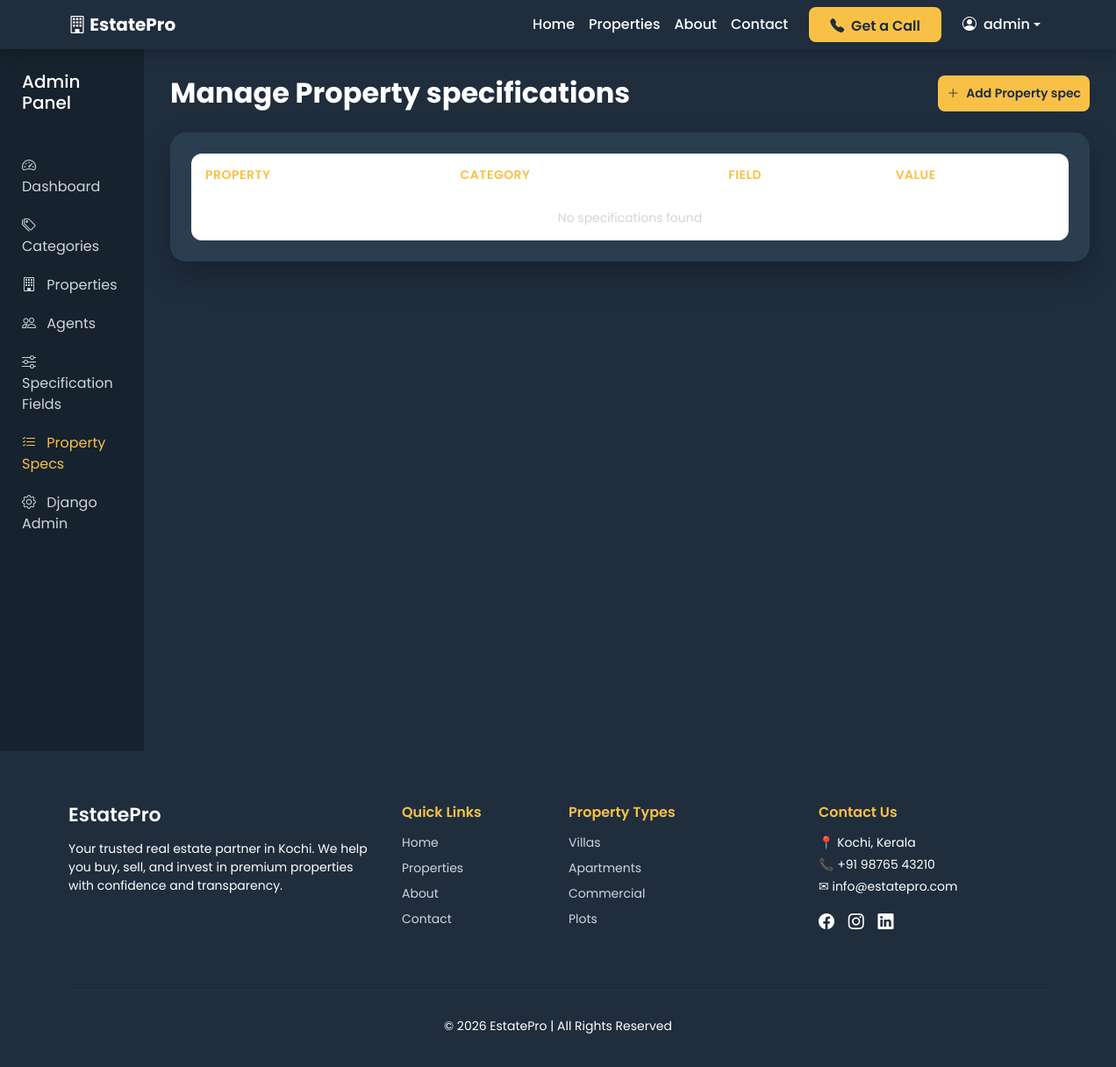
Before: /accounts/admin-dashboard/property-specs/ (signed in) with the older database file.
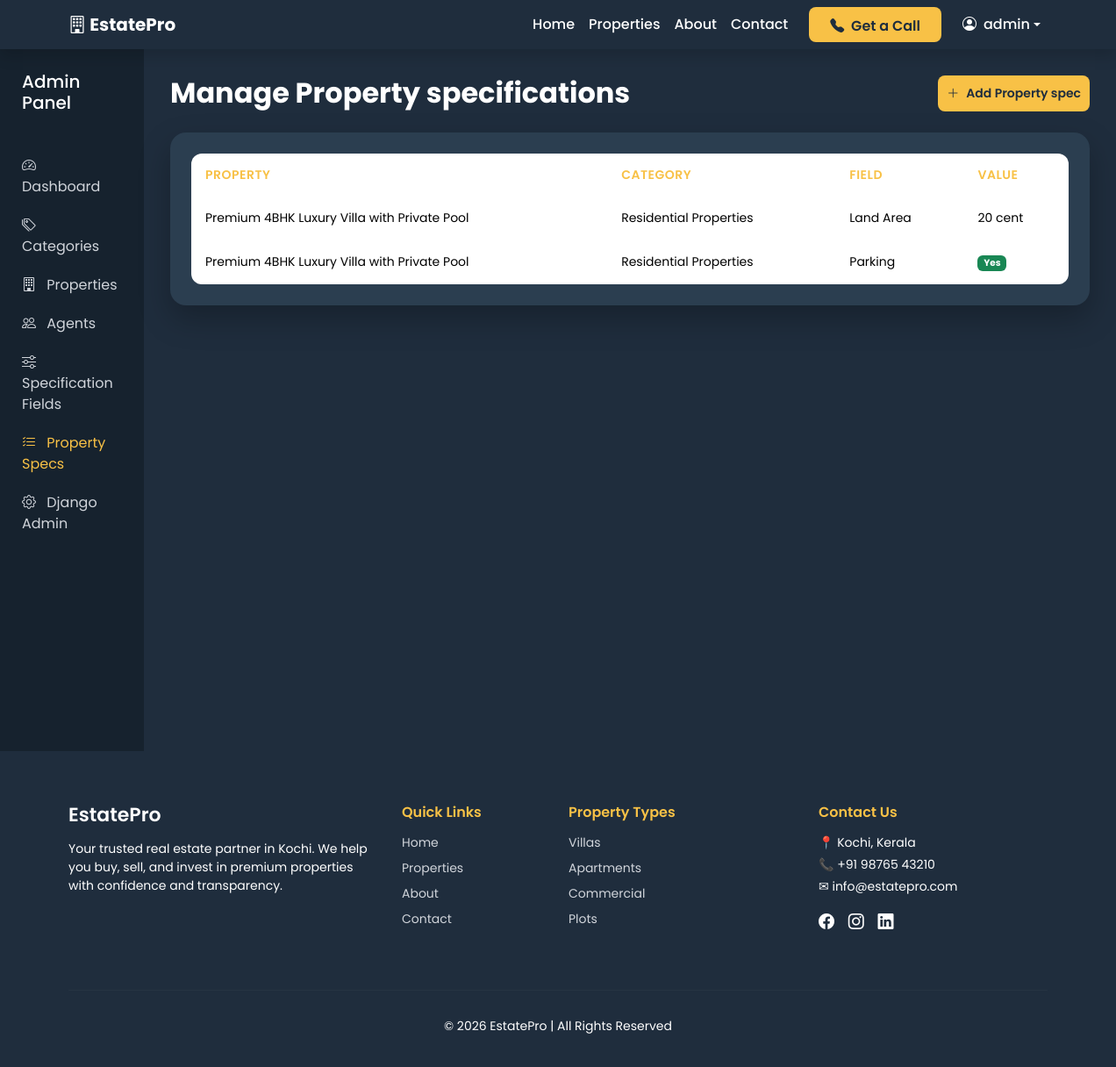
After: the same page with the newer database file.
### properties/models.py (models this page shows, shortened)
class PropertySpecification(models.Model):
    property = models.ForeignKey(Property, on_delete=models.CASCADE, related_name='specifications')
    field = models.ForeignKey(SpecificationField, on_delete=models.CASCADE)
    value_text = models.CharField(max_length=255, blank=True, null=True)
    value_number = models.DecimalField(max_digits=12, decimal_places=2, blank=True, null=True)
    value_boolean = models.BooleanField(blank=True, null=True)

class Property(models.Model):
    PROPERTY_TYPE = [
        ('Apartment', 'Apartment'),
        ('Villa', 'Villa'),
        ('Commercial', 'Commercial'),
        ('Plot', 'Plot'),
    ]
    LISTING_TYPE = [
        ('Sale', 'Sale'),
        ('Rent', 'Rent'),
    ]
    title = models.CharField(max_length=200)
    slug = models.SlugField(unique=True)
    description = models.TextField()
    price = models.DecimalField(max_digits=12, decimal_places=2)
    location = models.CharField(max_length=200)
    category = models.ForeignKey(Category, on_delete=models.CASCADE, related_name='properties')
    agent = models.ForeignKey(
        User,
        on_delete=models.CASCADE,
        related_name='properties',
        null=True,
        blank=True
    )
    listing_type = models.CharField(max_length=20, choices=LISTING_TYPE)
    bedrooms = models.IntegerField(default=0)
    bathrooms = models.IntegerField(default=0)
    area = models.IntegerField(help_text="Area in sqft")
    latitude = models.DecimalField(max_digits=9, decimal_places=6, blank=True, null=True)
    longitude = models.DecimalField(max_digits=9, decimal_places=6, blank=True, null=True)
    featured_image = models.ImageField(upload_to='properties/')
    is_featured = models.BooleanField(default=False)
    is_available = models.BooleanField(default=True)
    created_at = models.DateTimeField(auto_now_add=True)

class SpecificationField(models.Model):
    FIELD_TYPES = [
        ('text', 'Text'),
        ('number', 'Number'),
        ('boolean', 'Boolean'),
    ]
    category = models.ForeignKey(Category, on_delete=models.CASCADE, related_name='spec_fields')
    name = models.CharField(max_length=100)
    field_type = models.CharField(max_length=20, choices=FIELD_TYPES)

class Category(models.Model):
    name = models.CharField(max_length=100)
    slug = models.SlugField(unique=True, blank=True)
    image = models.ImageField(upload_to='category_images/', blank=True, null=True)

### accounts/views.py (the view)
# urls.py: path('admin-dashboard/property-specs/', views.admin_property_specs, name='admin_property_specs'),
@login_required
def admin_property_specs(request):
    if not request.user.is_superuser:
        return redirect('home')
    specs = PropertySpecification.objects.select_related(
        'property',
        'field',
        'field__category'
    ).order_by('property')
    context = {
        'specs': specs
    }
    return render(request, 'property_specs.html', context)

### templates/property_specs.html (shortened to what this page needs)
{% extends 'base.html' %}
{% block content %}
<section class="admin-wrapper">
    <div class="admin-layout">
        <aside class="admin-sidebar" id="adminSidebar">
            <div class="sidebar-header">
                <h5>Admin Panel</h5>
            </div>
            <nav class="admin-menu">
                <a href="{% url 'admin_dashboard' %}" class="admin-link">
                    <i class="bi bi-speedometer2"></i> Dashboard
                </a>
                <a href="{% url 'admin_categories' %}" class="admin-link">
                    <i class="bi bi-tags"></i> Categories
                </a>
                <a href="{% url 'admin_properties' %}" class="admin-link">
                    <i class="bi bi-building"></i> Properties
                </a>
                <a href="{% url 'admin_agents' %}" class="admin-link">
                    <i class="bi bi-people"></i> Agents
                </a>
                <a href="{% url 'admin_spec_fields' %}" class="admin-link">
                    <i class="bi bi-sliders"></i> Specification Fields
                </a>
                <a href="{% url 'admin_property_specs' %}" class="admin-link active">
                    <i class="bi bi-list-check"></i> Property Specs
                </a>
                <a href="/admin/" class="admin-link">
                    <i class="bi bi-gear"></i> Django Admin
                </a>
            </nav>
        </aside>
        <main class="admin-content">
            <div class="d-flex justify-content-between align-items-center mb-4">
                <h2 class="fw-bold mb-0">Manage Property specifications</h2>
                <a href="{% url 'admin_add_property_spec' %}" class="btn-add-property">
                    <i class="bi bi-plus-lg me-2"></i> Add Property spec
                </a>
            </div>
                <div class="admin-card p-4">
                    <div class="table-responsive">
                        <table class="table admin-table align-middle">
                            <thead>
                                <tr>
                                    <th>Property</th>
                                    <th>Category</th>
                                    <th>Field</th>
                                    <th>Value</th>
                                </tr>
                            </thead>
                            <tbody>
                                {% for spec in specs %}
                                <tr>
                                    <td>{{ spec.property.title }}</td>
                                    <td>{{ spec.field.category.name }}</td>
                                    <td>{{ spec.field.name }}</td>
                                    <td>
                                        {% if spec.value_text %}
                                            {{ spec.value_text }}
                                        {% elif spec.value_number %}
                                            {{ spec.value_number }}
                                        {% elif spec.value_boolean %}
                                            <span class="badge bg-success">Yes</span>
                                        {% else %}
                                            <span class="badge bg-danger">No</span>
                                        {% endif %}
                                    </td>
                                </tr>
                                {% empty %}
                                <tr>
                                    <td colspan="4" class="text-center text-muted">
                                        No specifications found
                                    </td>
                                </tr>
                                {% endfor %}
                            </tbody>
                        </table>
                    </div>
                </div>
            </div>
    </div>
{% endblock %}

### templates/base.html (shortened to what this page needs)
{% load static %}
<!DOCTYPE html>
<html lang="en">
<head>
    <link href="https://cdn.jsdelivr.net/npm/bootstrap@5.3.2/dist/css/bootstrap.min.css" rel="stylesheet">
    <link href="https://cdn.jsdelivr.net/npm/bootstrap-icons@1.11.1/font/bootstrap-icons.css" rel="stylesheet">
    <link rel="stylesheet" href="{% static 'css/style.css' %}">
</head>
<body>
    <nav class="navbar navbar-expand-lg navbar-dark shadow custom-navbar">
        <div class="container">
            <a class="navbar-brand fw-bold" href="/">
                <i class="bi bi-building"></i> EstatePro
            </a>
            <div class="collapse navbar-collapse justify-content-end" id="navbarNav">
                <ul class="navbar-nav align-items-lg-center">
                    <li class="nav-item">
                        <a class="nav-link" href="/">Home</a>
                    </li>
                    <li class="nav-item">
                        <a class="nav-link" href="/properties/">Properties</a>
                    </li>
                    <li class="nav-item">
                        <a class="nav-link" href="/about/">About</a>
                    </li>
                    <li class="nav-item">
                        <a class="nav-link" href="/contact/">Contact</a>
                    </li>
                    <li class="nav-item ms-lg-3 mb-2 mb-lg-0">
                        <a href="/contact/" class="btn btn-gold px-4">
                            <i class="bi bi-telephone-fill me-1"></i> Get a Call
                        </a>
                    </li>
                    {% if user.is_authenticated %}
                    <li class="nav-item dropdown ms-lg-3">
                        <a class="nav-link dropdown-toggle d-flex align-items-center" href="#" role="button"
                            data-bs-toggle="dropdown">
                            <i class="bi bi-person-circle me-2"></i>
                            {{ user.username }}
                        </a>
                    </li>
                    {% else %}
                    <li class="nav-item ms-lg-3">
                        <a class="btn btn-outline-light px-3" href="{% url 'login' %}">
                            Login
                        </a>
                    </li>
                    {% endif %}
                </ul>
            </div>
        </div>
    </nav>
    <div class="main-content">
        {% block content %}
        {% endblock %}
    <footer class="footer-section text-white">
        <div class="container">
            <div class="row">
                <div class="col-lg-4 col-md-6 mb-4">
                    <h5 class="footer-title">EstatePro</h5>
                    <p>
                        Your trusted real estate partner in Kochi.
                        We help you buy, sell, and invest in premium properties
                        with confidence and transparency.
                    </p>
                </div>
                <div class="col-lg-2 col-md-6 mb-4">
                    <h6 class="footer-heading">Quick Links</h6>
                    <ul class="footer-links">
                        <li><a href="/">Home</a></li>
                        <li><a href="/properties/">Properties</a></li>
                        <li><a href="/about/">About</a></li>
                        <li><a href="/contact/">Contact</a></li>
                    </ul>
                </div>
                <div class="col-lg-3 col-md-6 mb-4">
                    <h6 class="footer-heading">Property Types</h6>
                    <ul class="footer-links">
                        <li><a href="#">Villas</a></li>
                        <li><a href="#">Apartments</a></li>
                        <li><a href="#">Commercial</a></li>
                        <li><a href="#">Plots</a></li>
                    </ul>
                </div>
                <div class="col-lg-3 col-md-6 mb-4">
                    <h6 class="footer-heading">Contact Us</h6>
                    <p class="mb-1">📍 Kochi, Kerala</p>
                    <p class="mb-1">📞 +91 98765 43210</p>
                    <p class="mb-1">✉ info@estatepro.com</p>
                    <div class="social-icons mt-3">
                        <a href="#"><i class="bi bi-facebook"></i></a>
                        <a href="#"><i class="bi bi-instagram"></i></a>
                        <a href="#"><i class="bi bi-linkedin"></i></a>
                    </div>
                </div>
            </div>
            <hr class="footer-divider">
            <div class="text-center pb-3">
                <p class="mb-0">
                    © 2026 EstatePro | All Rights Reserved
                </p>
            </div>
        </div>
    </footer>
</body>
</html>

Changed rows visible on the page:
added PropertySpecification: property "Premium 4BHK Luxury Villa with Private Pool", field.category.name "Residential Properties", field.name "Land Area", value_text "20 cent"
added PropertySpecification: property "Premium 4BHK Luxury Villa with Private Pool", field.category.name "Residential Properties", field.name "Parking", value_boolean "Yes"
Other visible differences:
text no longer shown: "No specifications found"
